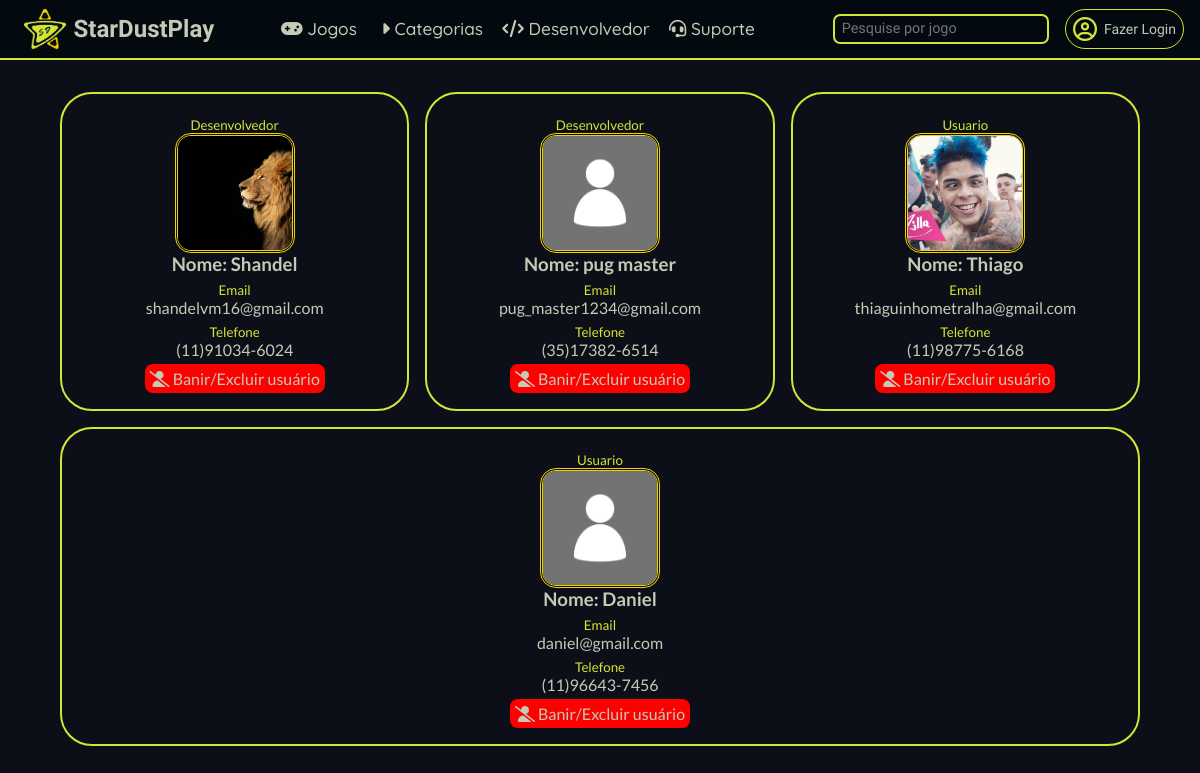
Screenshot of /stardustPlay/php/listarUsers.php with the database file from the repository.
### tables this page shows
CREATE TABLE IF NOT EXISTS `tbl_usuarios` (
  `id_user` int NOT NULL AUTO_INCREMENT,
  `nome` varchar(50) NOT NULL,
  `email` varchar(100) NOT NULL,
  `telefone` varchar(20) NOT NULL,
  `foto` varchar(250) DEFAULT '../profilePhotos/photoPadrao.png',
  `senha` varchar(150) NOT NULL,
  `ocupacao` varchar(30) DEFAULT NULL,
  `data_conta` datetime DEFAULT CURRENT_TIMESTAMP,
  PRIMARY KEY (`id_user`)
);

### stardustPlay/php/listarUsers.php (the view, shortened to what this page needs)
<?php include('topo.php'); ?>
<link rel="stylesheet" href="../css/listarUser.css">
<body>
    <?php
    include('navbar.php');
    require('connect.php');
    $usuarios = mysqli_query($conn, "SELECT * FROM `tbl_usuarios`
    ORDER BY ocupacao, id_user;");
    echo "<div class=container_profiles>";
    while ($user = mysqli_fetch_assoc($usuarios)) {
        echo "<div class=card_profile>";
        echo "<p><sub>$user[ocupacao]</sub></p>";
        echo "<img src= $user[foto]>";
        echo "<h3>Nome: $user[nome]</h3>";
        echo "<p><sub>Email</sub></p>";
        echo "<p>$user[email]</p>";
        echo "<p><sub>Telefone</sub></p>";
        echo "<p>$user[telefone]</p>";
        echo "<a href=javascript:excluirUser($user[id_user])><i class='fa-solid fa-user-slash'></i> Banir/Excluir usuário</a>";
        echo "</div>";
    }
    echo "</div>";
    ?>
</body>
</html>

### stardustPlay/php/topo.php (shortened to what this page needs)
<!DOCTYPE html>
<html lang="pt-br">
<head>
    <link rel="stylesheet" href="https://cdnjs.cloudflare.com/ajax/libs/font-awesome/6.0.0-beta3/css/all.min.css">
    <link
        rel="stylesheet"
        href="https://cdn.jsdelivr.net/npm/swiper@11/swiper-bundle.min.css" />
    <link rel="stylesheet" href="../css/root.css">
</head>

### stardustPlay/php/navbar.php (shortened to what this page needs)
<link rel="stylesheet" href="../css/navbar.css">
<header class="cabecalho">
    <a href="pagInicial.php" class="link_index">
        <img src="../imgs/logo_light_stardust.png" alt="" class="link_logo">
        <h2 class="link_titulo"><b>StarDust</b>Play</h2>
    </a>
    <ul class="lista_menu">
        <li class="lista_menu_item"><a href="gameHub.php" class="lista_menu_link" style="padding: 0.3em;"><i class="fa-solid fa-gamepad"></i> Jogos</a></li>
        <li class="lista_menu_item" id="btnCategoria">
            <label for="lbl_categoria"><i class="fa-solid fa-caret-right"></i> Categorias</label>
        </li>
        <li class="lista_menu_item"><a href="
        <?php
        if (isset($_SESSION['ocupacao']) && $_SESSION['ocupacao'] == "Desenvolvedor") {
            echo "pagDev.php";
        } else {
            echo "javascript:notDev()";
        }
        ?>
        " class="lista_menu_link"><i class="fa-solid fa-code"></i> Desenvolvedor</a></li>
        <li class="lista_menu_item"><a href="#"><i class="fa-solid fa-headset"></i> Suporte</a></li>
    </ul>
    <div class="container3">
        <input type="search" name="texto" id="" placeholder="Pesquise por jogo" form="pesquisarNavbar">
        <?php
        if (isset($_SESSION['logado']) && $_SESSION['logado'] == true) {
            echo "<img src='$_SESSION[foto]' class=image_logado id=avatar>";
            echo "<div class=perfil_card id=drop_perfil>";
            echo "<h2 class=perfil_nome_usuario>" . $_SESSION['nome'] . "</h2>";
            echo "<p class = perfil_ocupacao_usuario>" . $_SESSION['ocupacao'] . "</p>";
            echo "<ul class=perfil_lista>";
            echo "<li class='perfil_lista_item'>";
            echo "<a href='pagPerfil.php' class=perfil_link><i class='fa-solid fa-user'></i> Meu Perfil</a>";
            echo "</li>";
            echo "<li class='perfil_lista_item'>";
            echo "<a href='#' class=perfil_link><i class='fa-solid fa-pen-to-square'></i> Editar Perfil</a>";
            echo "</li>";
            echo "<li class='perfil_lista_item'>";
            echo "<a href='logout.php' class=perfil_link><i class='fa-solid fa-right-from-bracket'></i> Log Out</a>";
            echo "</li>";
            echo "</ul>";
            echo "</div>";
        } else {
            echo "<a href='signIn' class=link_login><i class='fa-regular fa-circle-user'></i> Fazer Login</a>";
        }
        ?>
    </div>
</header>

### stardustPlay/css/root.css (style rules this page uses)
:root { --cor-primaria: #00090e; --cor-primaria-glass: #00090ec2; --cor-secundaria: #0d0f18; --cor-secundaria-glass: #131520a6; --cor-terciaria: #d3e538; --cor-terciaria-glass: #d4e538c5; --cor-quarta: #f1d302; --cor-quinta: #c5cab7; --cor-gradiente-um: linear-gradient(45deg, #01233f 0%, #112430 60%); --cor-gradiente-dois: linear-gradient(45deg, #0b0f16 0%, #141a27 60%); --fonte-titulo: "Exo", sans-serif; --fonte-nome: "Quicksand", sans-serif; --fonte-texto: "lato", sans-serif; }
* { margin: 0; padding: 0; box-sizing: border-box; }
body { position: relative; z-index: 0; overflow-x: hidden; color: var(--cor-quinta); font-family: var(--fonte-texto); background: var(--cor-secundaria); background-size: cover; background-position: center; background-attachment: fixed; background-repeat: no-repeat; font-size: 16px; }
a { text-decoration: none; color: var(--cor-quinta); }

### stardustPlay/css/listarUser.css (style rules this page uses)
.container_profiles { display: flex; flex-wrap: wrap; gap: 1em; padding: 2em 5vw 5vh; }
.card_profile { display: flex; flex-direction: column; flex: 1 1 20em; padding: 1em; align-items: center; border: 2px solid var(--cor-terciaria); border-radius: 2em; }
.card_profile img { height: 15vh; aspect-ratio: 1/1; border: 3px double var(--cor-quarta); border-radius: 1em; object-fit: cover; }
.card_profile sub { color: var(--cor-terciaria); }
.card_profile a { margin-top: 0.3em; padding: 0.3em; background-color: red; border-radius: 0.5em; }

### stardustPlay/css/navbar.css (style rules this page uses)
header { display: flex; justify-content: space-between; position: sticky; top: 0; z-index: 3; width: 100vw; padding: 0 1em; align-items: center; border-bottom: 2px solid var(--cor-terciaria); background-color: var(--cor-primaria-glass); backdrop-filter: blur(20px); font-family: var(--fonte-titulo); }
.link_index { display: flex; align-items: center; font-family: var(--fonte-titulo); font-weight: 200; }
.link_logo { height: 3em; margin: 0.3em; }
.lista_menu { display: flex; list-style: none; gap: 1em; font-family: var(--fonte-nome); font-size: 1.2rem; font-weight: 500; }
.lista_menu_item { position: relative; cursor: pointer; font-size: 0.9em; }
.lista_menu_item::after { content: ""; position: absolute; height: 4px; width: 0%; bottom: -10%; left: 0; border-radius: 1em; background-color: var(--cor-terciaria); transition: 0.3s ease-in-out; }
#lbl_categoria + label i { transition: 0.3s; }
.container3 { display: flex; align-items: center; gap: 1em; }
.container3 input[type="search"] { all: unset; border: 2px solid var(--cor-terciaria); border-radius: 0.5em; padding: 0.3em 0.5em; font-size: 0.9rem; }
.link_login { border: 1px solid var(--cor-terciaria); border-radius: 2em; padding: 0.5em; font-size: 14px; display: flex; align-items: center; gap: 0.5em; }
.link_login i { color: var(--cor-terciaria); font-size: 1.5rem; }

### rows the page displays
tbl_usuarios: ocupacao "Desenvolvedor", foto (picture), nome "Shandel", email "shandelvm16@gmail.com", telefone "(11)91034-6024"
tbl_usuarios: ocupacao "Desenvolvedor", foto (picture), nome "pug master", email "pug_master1234@gmail.com", telefone "(35)17382-6514"
tbl_usuarios: ocupacao "Usuario", foto (picture), nome "Thiago", email "thiaguinhometralha@gmail.com", telefone "(11)98775-6168"
tbl_usuarios: ocupacao "Usuario", foto (picture), nome "Daniel", email "daniel@gmail.com", telefone "(11)96643-7456"
